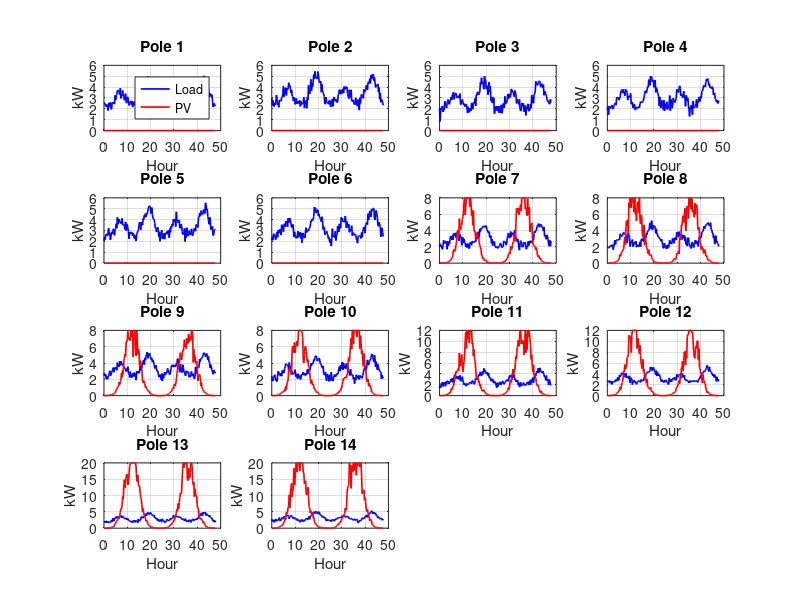

The MATLAB script that drew this image: (Note: this script raises an error after producing the figure.)
%% =========================================================
% TRUE CONSTANT-HORIZON MPC ENERGY MANAGEMENT SYSTEM
% 48h simulation
% 24h rolling optimization horizon
%% =========================================================
clc; clear; close all;
rng(40);

%% =========================================================
%% BASIC SETTINGS
%% =========================================================
dt  = 0.25;               % 15 min
Nday = 96;               % 24h horizon
Nsim = 192;              % 48h data (needed for rolling)

Npoles = 14;
t = (0:Nsim-1)*dt;

%% =========================================================
%% LOAD GENERATION (48h)
%% =========================================================
Load = zeros(Npoles,Nsim);

for i=1:Npoles
    base = 2 + 0.5*rand;

    morning = 1.5*exp(-((mod(t,24)-7).^2)/8);
    evening = 2.5*exp(-((mod(t,24)-19).^2)/10);

    Load(i,:) = base + morning + evening + 0.3*randn(1,Nsim);
end

%% =========================================================
%% PV GENERATION (48h)
%% =========================================================
cap = [zeros(1,6) 8 8 8 8 12 12 20 20];
PV = zeros(Npoles,Nsim);

env = exp(-((mod(t,24)-12).^2)/18);
env = env/max(env);

for i=1:Npoles
    if cap(i)==0, continue; end

    slow = 1 + 0.35*movmean(randn(1,Nsim),6);
    fast = 1 + 0.15*randn(1,Nsim);

    pv = cap(i)*env.*slow.*fast;
    PV(i,:) = max(0,min(cap(i),pv));
end

Load_tot = sum(Load);
PV_tot   = sum(PV);


%% =========================================================
%% POLE-WISE LOAD & PV PROFILES (14 subplots in one figure)
%% =========================================================

time = (0:length(Load(1,:))-1)*dt;

figure('Name','Pole-wise Load & PV Profiles','Position',[100 50 1200 900])

for p = 1:Npoles
    
    subplot(4,4,p)   % 4x4 grid
    
    plot(time, Load(p,:), 'b','LineWidth',1.2); hold on
    plot(time, PV(p,:),   'r','LineWidth',1.2);
    
    title(['Pole ' num2str(p)])
    xlabel('Hour')
    ylabel('kW')
    grid on
    
    if p==1
        legend('Load','PV')   % only once (clean look)
    end
end

sgtitle('Individual Pole Load and Solar Profiles')



%% =========================================================
%% BATTERY
%% =========================================================
Ebat = 50;
Pbat_max = 20;

SOCmin = 0.2*Ebat;
SOCmax = 0.8*Ebat;
SOC0   = 0.5*Ebat;

%% =========================================================
%% GRID + COSTS
%% =========================================================
Pgrid_max = 50;

c_imp  = 30;
c_exp  = 20;
c_deg  = 2;
c_curt = 1;

%% =========================================================
%% RESULT STORAGE (only first day plotted)
%% =========================================================
Pimp=zeros(Nday,1);
Pexp=zeros(Nday,1);
Pbat=zeros(Nday,1);
Curt=zeros(Nday,1);
SOC =zeros(Nday,1);

SOC_now = SOC0;
total_cost = 0;

options = optimoptions('linprog','Display','none');

%% =========================================================
%% TRUE CONSTANT HORIZON MPC
%% =========================================================
for k=1:Nday
    
    Nh = Nday;               % <<< CONSTANT horizon
    idx_start = k;
    idx_end   = k+Nh-1;
    
    nvar = 6*Nh;

    %% ---------- COST ----------
    f=zeros(nvar,1);
    for i=1:Nh
        idx=(i-1)*6;
        f(idx+1)=c_imp*dt;
        f(idx+2)=-c_exp*dt;
        f(idx+3)=c_deg*dt;
        f(idx+4)=c_deg*dt;
        f(idx+5)=c_curt*dt;
    end

    %% ---------- BOUNDS ----------
    lb=zeros(nvar,1);
    ub=inf(nvar,1);

    for i=1:Nh
        idx=(i-1)*6;
        ub(idx+1)=250;
        ub(idx+2)=250;
        ub(idx+3)=Pbat_max;
        ub(idx+4)=Pbat_max;
        ub(idx+5)=PV_tot(idx_start+i-1);
        lb(idx+6)=SOCmin;
        ub(idx+6)=SOCmax;
    end

    %% =====================================================
    %% EQUALITY CONSTRAINTS
    %% =====================================================
    Aeq=[]; beq=[];

    % power balance
    for i=1:Nh
        row=zeros(1,nvar);
        idx=(i-1)*6;

        row(idx+1)=1;
        row(idx+2)=-1;
        row(idx+3)=1;
        row(idx+4)=-1;
        row(idx+5)=-1;

        Aeq=[Aeq;row];
        beq=[beq; Load_tot(idx_start+i-1)-PV_tot(idx_start+i-1)];
    end

    % SOC dynamics
    for i=1:Nh-1
        row=zeros(1,nvar);
        idx=(i-1)*6; idx2=i*6;

        row(idx+6)=1;
        row(idx+3)=-dt;
        row(idx+4)= dt;
        row(idx2+6)=-1;

        Aeq=[Aeq;row];
        beq=[beq;0];
    end

    % measured initial SOC
    row=zeros(1,nvar);
    row(6)=1;
    Aeq=[Aeq;row];
    beq=[beq;SOC_now];

    %% =====================================================
    %% INEQUALITY (Transformer)
    %% =====================================================
    A=[]; b=[];
    for i=1:Nh
        idx=(i-1)*6;

        r1=zeros(1,nvar); r1(idx+1)=1;  r1(idx+2)=-1;
        r2=zeros(1,nvar); r2(idx+1)=-1; r2(idx+2)=1;

        A=[A;r1;r2];
        b=[b;Pgrid_max;2*Pgrid_max/3];
    end

    %% ---------- SOLVE ----------
    x = linprog(f,A,b,Aeq,beq,lb,ub,options);
    x = reshape(x,6,Nh)';

    %% ---------- APPLY FIRST STEP ----------
    Pimp(k)=x(1,1);
    Pexp(k)=x(1,2);
    Curt(k)=x(1,5);

    Pbat_k = x(1,3)-x(1,4);
    Pbat(k)=Pbat_k;

    SOC_now = SOC_now + dt*(x(1,4)-x(1,3));
    SOC(k)=SOC_now;

    total_cost = total_cost + f(1:6)'*x(1,:)';
end

SOC_pct = 100*SOC/Ebat;

disp(['Total daily cost (TRUE MPC) = ',num2str(total_cost)])

%% =========================================================
%% PLOTS
%% =========================================================
figure
% subplot(5,1,1)
% plot((0:Nday-1)*dt,Load_tot(1:Nday),'k',PV_tot(1:Nday),'g')
% title('Load & PV'); grid on

% time = (0:Nday-1)*dt;

% subplot(5,1,1)
% plot(time,Load_tot(1:Nday),'k', ...
%      time,PV_tot(1:Nday),'g','LineWidth',1.4)
% legend('Load','PV')
% title('Load & PV')
% grid on

subplot(5,1,1)
plot(Load_tot(1:Nday),'k','LineWidth',1.4); hold on
plot(PV_tot(1:Nday),'g','LineWidth',1.4)
legend('Load','PV')
title('Load & PV')
grid on
xlim([1 Nday])


subplot(5,1,2)
plot(Pimp,'b'); hold on; plot(Pexp,'r')
yline(Pgrid_max,'--k')
xlim([1 Nday])
title('Grid Power'); grid on

subplot(5,1,3)
plot(Pbat); yline(0)
title('Battery Power'); grid on

subplot(5,1,4)
plot(SOC_pct); ylim([0 100])
title('SOC (%)'); grid on

subplot(5,1,5)
plot(Curt)
title('Curtailment'); grid on
xlabel('Step')


%% =========================================================
%% PERFORMANCE METRICS (for comparison)
%% =========================================================

Pgrid = Pimp - Pexp;

E_import = sum(Pimp)*dt;
E_export = sum(Pexp)*dt;
E_curt   = sum(Curt)*dt;
E_pv     = sum(PV_tot(1:length(Pimp)))*dt;

E_bat_throughput = sum(abs(Pbat))*dt;

P_peak = max(abs(Pgrid));
P_rms  = rms(Pgrid);

PV_utilization = 1 - E_curt/E_pv;

SOC_var = var(SOC_pct);

fprintf('\n============= PERFORMANCE METRICS =============\n');
fprintf('Total cost             = %.2f LKR\n', total_cost);
fprintf('Import energy          = %.2f kWh\n', E_import);
fprintf('Export energy          = %.2f kWh\n', E_export);
fprintf('Curtailment energy     = %.2f kWh\n', E_curt);
fprintf('PV utilization         = %.2f %%\n', 100*PV_utilization);
fprintf('Battery throughput     = %.2f kWh\n', E_bat_throughput);
fprintf('Peak grid power        = %.2f kW\n', P_peak);
fprintf('RMS grid power         = %.2f kW\n', P_rms);
fprintf('SOC variance           = %.2f\n', SOC_var);
fprintf('===============================================\n');
